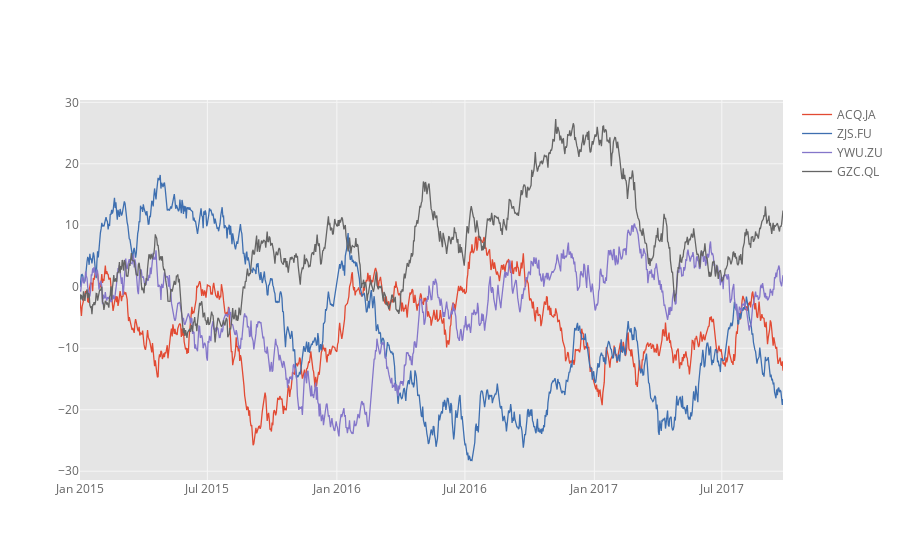

Source (notebook cell):
### Code cell
# Generating 4 timeseries 
df=cf.datagen.lines(4,1000)
df.iplot()

### Figure 1 — Plotly figure (JSON) as saved in the notebook; plotly's stock layout.template omitted (floating-point values rounded to 4 significant figures; data arrays with more than 128 entries replaced by an {"elided": "..."} marker saying what was removed)
{"data": [{"line": {"color": "rgba(226, 74, 51, 1.0)", "dash": "solid", "shape": "linear", "width": 1.3}, "mode": "lines", "name": "ACQ.JA", "text": "", "type": "scatter", "uid": "b7b4683c-5a68-45d0-a4c2-c4022b8ed273", "x": {"elided": "1000 str values"}, "y": {"elided": "1000 float values"}}, {"line": {"color": "rgba(62, 111, 176, 1.0)", "dash": "solid", "shape": "linear", "width": 1.3}, "mode": "lines", "name": "ZJS.FU", "text": "", "type": "scatter", "uid": "c95e82ad-4809-48c4-a2d5-0b19dd9282ab", "x": {"elided": "1000 str values"}, "y": {"elided": "1000 float values"}}, {"line": {"color": "rgba(132, 118, 202, 1.0)", "dash": "solid", "shape": "linear", "width": 1.3}, "mode": "lines", "name": "YWU.ZU", "text": "", "type": "scatter", "uid": "920a3fa0-a7fc-4e34-b974-1b4c5f673100", "x": {"elided": "1000 str values"}, "y": {"elided": "1000 float values"}}, {"line": {"color": "rgba(101, 101, 101, 1.0)", "dash": "solid", "shape": "linear", "width": 1.3}, "mode": "lines", "name": "GZC.QL", "text": "", "type": "scatter", "uid": "04602675-f506-415f-be6a-727dcd1a121c", "x": {"elided": "1000 str values"}, "y": {"elided": "1000 float values"}}], "layout": {"legend": {"bgcolor": "#FFFFFF", "font": {"color": "#666666"}}, "paper_bgcolor": "#FFFFFF", "plot_bgcolor": "#E5E5E5", "title": {"font": {"color": "#151516"}}, "xaxis": {"gridcolor": "#F6F6F6", "showgrid": true, "tickfont": {"color": "#666666"}, "title": {"font": {"color": "#666666"}, "text": ""}, "zerolinecolor": "#F6F6F6"}, "yaxis": {"gridcolor": "#F6F6F6", "showgrid": true, "tickfont": {"color": "#666666"}, "title": {"font": {"color": "#666666"}, "text": ""}, "zerolinecolor": "#F6F6F6"}}}
